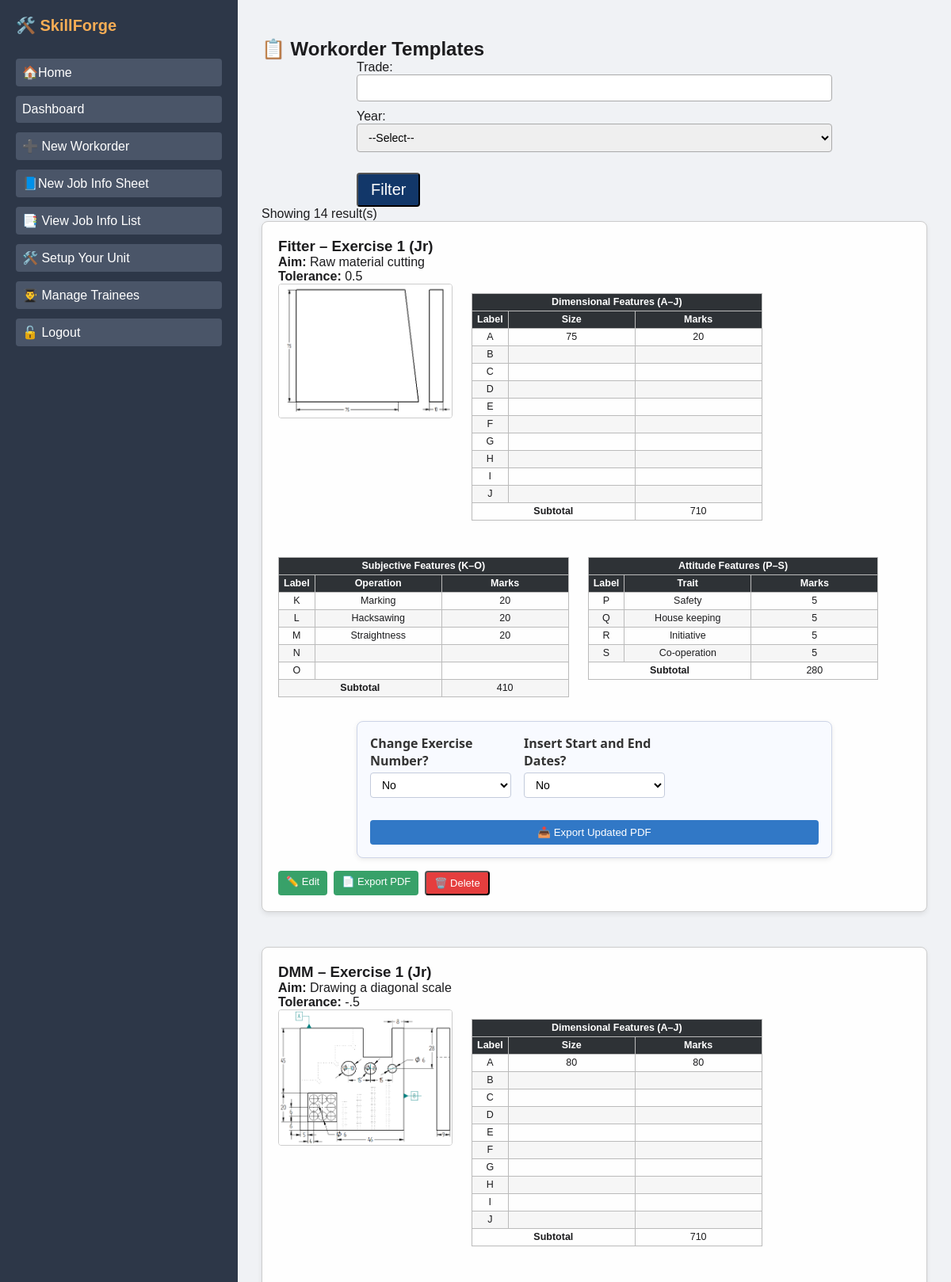
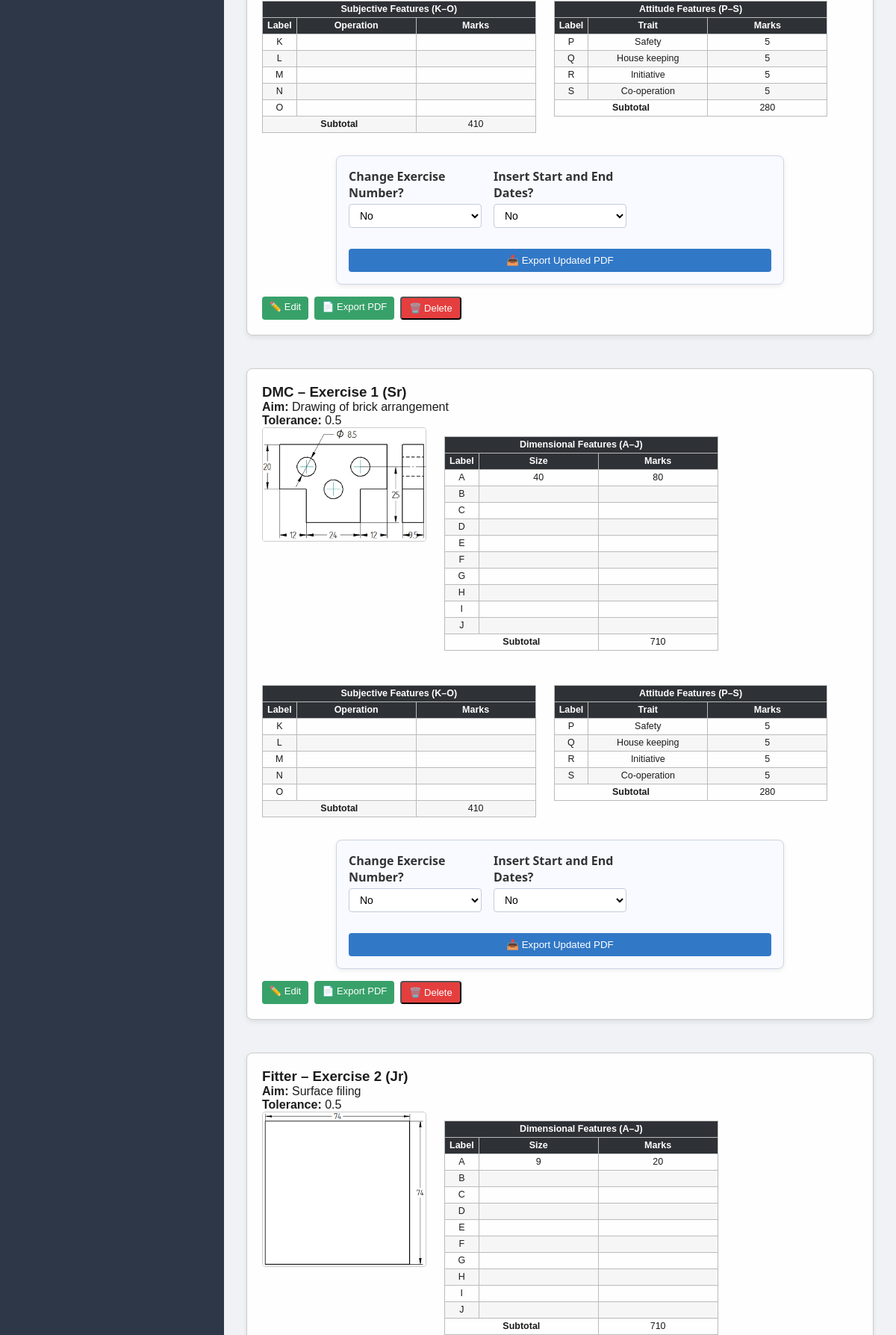
The page /admin/workorders (signed in, upper part) on the database its author committed (2 pictures, top to bottom).
### models.py (models this page shows)
class WorkorderTemplate(db.Model):
    __tablename__ = 'workorder_template'
    __table_args__ = (
        db.UniqueConstraint('trade', 'year', 'exercise_no', 'job_image', name='uq_trade_year_exercise_aim'),
    )
    id = db.Column(db.Integer, primary_key=True)
    trade = db.Column(db.String(100), nullable=False)
    year = db.Column(db.String(10), nullable=False)  # e.g., Jr or Sr
    exercise_no = db.Column(db.String(2), nullable=False)
    aim = db.Column(db.String(255), nullable=False)
    job_image = db.Column(db.String(255), nullable=True)
    common_tolerance = db.Column(db.String(20), nullable=False)
    job_image = db.Column(db.String(255))
    dimensional_features = db.relationship('DimensionalFeature', backref='workorder', lazy=True)
    subjective_features = db.relationship('SubjectiveFeature', backref='workorder', lazy=True)
    attitude_features = db.relationship('AttitudeFeature', backref='workorder', lazy=True)

class DimensionalFeature(db.Model):
    id = db.Column(db.Integer, primary_key=True)
    label = db.Column(db.String(2))
    size = db.Column(db.String(50))
    marks = db.Column(db.Integer)
    workorder_id = db.Column(db.Integer, db.ForeignKey('workorder_template.id'))

class SubjectiveFeature(db.Model):
    id = db.Column(db.Integer, primary_key=True)
    label = db.Column(db.String(2))
    operation = db.Column(db.String(100))
    marks = db.Column(db.Integer)
    workorder_id = db.Column(db.Integer, db.ForeignKey('workorder_template.id'))

class AttitudeFeature(db.Model):
    id = db.Column(db.Integer, primary_key=True)
    label = db.Column(db.String(2))
    trait = db.Column(db.String(100))
    marks = db.Column(db.Integer)
    workorder_id = db.Column(db.Integer, db.ForeignKey('workorder_template.id'))

### admin/routes.py (the view)
@admin_bp.route("/workorders")
@login_required # Requires user to be logged in.
def view_workorders():
    if not current_user.is_admin():
        flash("Access denied", "danger")
        return redirect(url_for("dashboard"))
    trade_filter = request.args.get("trade", "")
    year_filter = request.args.get("year", "")
    query = WorkorderTemplate.query
    if trade_filter:
        query = query.filter(WorkorderTemplate.trade.ilike(f"%{trade_filter}%"))
    if year_filter:
        query = query.filter_by(year=year_filter)
    workorders = query.order_by(WorkorderTemplate.exercise_no).all()
    return render_template("admin/workorder_list.html", templates=workorders)

### app.py (called while the page is built)
@login_manager.user_loader
def load_user(user_id):
    return User.query.get(int(user_id))

### models.py (called while the page is built)
    def is_admin(self):
        return self.role == "Admin"

### Templates/admin/workorder_list.html (shortened to what this page needs)
{% extends "base.html" %}
{% block content %}
<h2>📋 Workorder Templates</h2>
<form method="GET" class="form-inline mb-3" class="left-align-form">
  <label for="trade">Trade:</label>
  <input type="text" name="trade" id="trade" value="{{ request.args.get('trade', '') }}" class="form-control mx-2">
  <label for="year">Year:</label>
  <select name="year" id="year" class="form-control mx-2">
    <option value="">--Select--</option>
  </select>
  <button type="submit" class="btn btn-primary">Filter</button>
</form>
{% if templates %}
  <p>Showing {{ templates|length }} result(s)
  </p>
{% else %}
  <p><em>No workorders found for the selected criteria.</em></p>
{% endif %}
<div class="gallery-container">
  {% for work in templates %}
    <div class="workorder-card">
      <h3>{{ work.trade }} – Exercise {{ work.exercise_no }} ({{ work.year }})</h3>
      <p><strong>Aim:</strong> {{ work.aim }}</p>
      <p><strong>Tolerance:</strong> {{ work.common_tolerance }}</p>
      <div class="card-grid" style="display: flex; gap: 24px; align-items: flex-start; flex-wrap: wrap;">
        <div class="card-image">
          {% if work.job_image %}
            <img src="{{ url_for('static', filename='uploads/' ~ work.job_image) }}" alt="Job Image" style="max-width: 220px; border: 1px solid #ccc;">
          {% else %}
            <div class="image-placeholder">No image</div>
          {% endif %}
        </div>
        <div class="card-section">
          <table class="feature-table">
            <thead>
              <tr><th colspan="3">Dimensional Features (A–J)</th></tr>
              <tr><th>Label</th><th>Size</th><th class="marks-col">Marks</th></tr>
            </thead>
            <tbody>
              {% for label in "ABCDEFGHIJ" %}
                {% set f = (work.dimensional_features | selectattr('label', 'equalto', label) | first) %}
                <tr>
                  <td>{{ label }}</td>
                  <td>{{ f.size if f else '' }}</td>
                  <td class="marks-dim">{{ f.marks if f else '' }}</td>
                </tr>
              {% endfor %}
              <tr>
                <td colspan="2"><strong>Subtotal</strong></td>
                <td class="subtotal-dim"></td>
              </tr>
            </tbody>
          </table>
        </div>
        <div class="card-section">
          <table class="feature-table">
            <thead>
              <tr><th colspan="3">Subjective Features (K–O)</th></tr>
              <tr><th>Label</th><th>Operation</th><th clas="marks-col">Marks</th></tr>
            </thead>
            <tbody>
              {% for label in "KLMNO" %}
                {% set f = (work.subjective_features | selectattr('label', 'equalto', label) | first) %}
                <tr>
                  <td>{{ label }}</td>
                  <td>{{ f.operation if f else '' }}</td>
                  <td class="marks-subj">{{ f.marks if f else '' }}</td>
                </tr>
              {% endfor %}
              <tr>
                <td colspan="2"><strong>Subtotal</strong></td>
                <td class="subtotal-sub"></td>
              </tr>
            </tbody>
          </table>
        </div>
        <div class="card-section">
          <table class="feature-table">
            <thead>
              <tr><th colspan="3">Attitude Features (P–S)</th></tr>
              <tr><th>Label</th><th>Trait</th><th class="marks-col">Marks</th></tr>
            </thead>
            <tbody>
              {% for label in "PQRS" %}
                {% set f = (work.attitude_features | selectattr('label', 'equalto', label) | first) %}
                <tr>
                  <td>{{ label }}</td>
                  <td>{{ f.trait if f else '' }}</td>
                  <td class="marks-att">{{ f.marks if f else '' }}</td>
                </tr>
              {% endfor %}
              <tr>
                <td colspan="2"><strong>Subtotal</strong></td>
                <td class="subtotal-att"></td>
              </tr>
            </tbody>
          </table>
        </div>
      </div>
      <form method="POST" action="{{ url_for('admin.export_pdf', workorder_id=work.id) }}" target="_blank" class="export-form">
  <div>
    <label for="exercise_change_{{ work.id }}">Change Exercise Number?</label>
    <select name="exercise_change" id="exercise_change_{{ work.id }}" onchange="toggleDropdown('{{ work.id }}', this.value)">
      <option value="no">No</option>
    </select>
  </div>
  <div>
    <label for="insert_dates_{{ work.id }}">Insert Start and End Dates?</label>
    <select name="insert_dates" id="insert_dates_{{ work.id }}" onchange="toggleDateFields('{{ work.id }}', this.value)">
      <option value="no">No</option>
    </select>
  </div>
  <button type="submit">📥 Export Updated PDF</button>
</form>
      <div style="margin-top: 16px; display: flex; gap: 8px; flex-wrap: wrap;">
        <a href="{{ url_for('admin.edit_workorder', workorder_id=work.id) }}" class="edit-btn">✏️ Edit</a>
        <a href="{{ url_for('admin.export_pdf', workorder_id=work.id) }}" class="edit-btn" target="_blank">📄 Export PDF</a>
        <form action="{{ url_for('admin.delete_workorder', workorder_id=work.id) }}" method="POST" style="margin: 0;">
        <button type="submit" onclick="return confirm('Are you sure you want to delete this workorder?');" class="edit-btn danger-btn">🗑️ Delete</button>
        </form>
      </div>
    </div>
  {% endfor %}
</div>
{% endblock %}

### Templates/base.html (shortened to what this page needs)
<!DOCTYPE html>
<html lang="en">
<head>
  <link rel="stylesheet" href="{{ url_for('static', filename='CSS/style.css') }}">
  <link href="https://cdn.jsdelivr.net/npm/select2@4.1.0-rc.0/dist/css/select2.min.css" rel="stylesheet" />
</head>
<body>
  <p>Current Role: {{ current_user.role }}</p>
  <div class="sidebar">
    <h2>🛠️ SkillForge</h2>
    {% if current_user.is_authenticated and current_user.role in ['Admin'] %}
      {% if request.endpoint == 'dashboard' %}
        <a href="{{ url_for('home') }}">🏠 Home</a>
        <a href="{{ url_for('admin.design_workorder') }}">➕ New Workorder</a>
        <a href="{{ url_for('admin.view_workorders') }}">📋 View Workorders</a>
        <a href="{{ url_for('admin.job_info_sheet') }}">📘 New Job Info Sheet</a>
        <a href="{{ url_for('admin.job_info_list') }}">📑 View Job Info List</a>
        <a href="{{ url_for('trainer.setup_unit') }}">🛠️ Setup Your Unit</a>
        <a href="{{ url_for('trainer.manage_trainees') }}">👨‍🎓 Manage Trainees</a>
        <a href="{{ url_for('logout') }}">🔓 Logout</a>
      {% elif request.endpoint == 'admin.view_workorders' %}
        <a href="{{ url_for('home') }}">🏠Home</a>
        <a href="{{ url_for('dashboard') }}">Dashboard</a>
        <a href="{{ url_for('admin.design_workorder') }}">➕ New Workorder</a>
        <a href="{{ url_for('admin.job_info_sheet') }}">📘New Job Info Sheet</a>
        <a href="{{ url_for('admin.job_info_list') }}">📑 View Job Info List</a>
        <a href="{{ url_for('trainer.setup_unit') }}">🛠️ Setup Your Unit</a>
        <a href="{{ url_for('trainer.manage_trainees') }}">👨‍🎓 Manage Trainees</a>
        <a href="{{ url_for('logout') }}">🔓 Logout</a>
        {% endif %}
    {% endif %}
  </div>
  <div class="main-content">
    {% block content %}{% endblock %}
  </div>
</body>
</html>

### static/CSS/style.css (style rules this page uses)
:root { --primary: #2E3236; --secondary: #3286be; --accent: #123769; --bg: #F2F3F5; --text: #1C1C1E; }
* { box-sizing: border-box; margin: 0; padding: 0; }
body { font-family: "Segoe UI", sans-serif; background: var(--bg); color: var(--text); margin: 0; font-family: sans-serif; background-color: #f0f2f5; }
.btn { display: inline-block; background: var(--accent); color: #fff; padding: 0.5rem 1rem; border-radius: 4px; margin-top: 1rem; text-decoration: none; font-size: 20px; }
table { width: 100%; border-collapse: collapse; margin-top: 1rem; }
th, td { border: 1px solid var(--light, #4A4F54); padding: 0.5rem; text-align: left; }
th { background: var(--primary); color: #fff; }
.workorder-card { border: 1px solid #ccc; border-radius: 6px; padding: 16px; margin-bottom: 20px; background-color: #f9f9f9; }
table { width: 100%; border-collapse: collapse; margin-bottom: 10px; }
table th, table td { border: 1px solid #ccc; padding: 6px 10px; text-align: left; }
.edit-btn { display: inline-block; padding: 6px 10px; background-color: #e6b800; color: #000; border-radius: 4px; text-decoration: none; }
.gallery-container { display: flex; flex-direction: column; gap: 24px; }
.workorder-card { background: #fefefe; border-radius: 8px; box-shadow: 0 3px 6px rgba(0,0,0,0.08); padding: 20px; }
.card-grid { display: flex; gap: 20px; align-items: flex-start; }
.card-image img { max-width: 420px; width: auto; height: auto; border-radius: 4px; object-fit: contain; border: 1px solid #ddd; }
.feature-table { width: auto; border-collapse: collapse; font-size: 12.5px; line-height: 1.2; margin-top: 12px; }
.feature-table th, .feature-table td { border: 1px solid #bbb; padding: 3px 6px; text-align: center; white-space: nowrap; }
.feature-table th:nth-child(1), .feature-table td:nth-child(1) { width: 40px; }
.feature-table th:nth-child(2), .feature-table td:nth-child(2) { width: 160px; }
.feature-table th:nth-child(3), .feature-table td:nth-child(3) { width: 60px; }
.feature-table thead tr:first-child { background-color: #d2e3f3; color: #1f2d3b; font-weight: bold; }
.feature-table thead tr:nth-child(2) { background-color: #ebeff3; color: #1f2d3b; }
.feature-table tbody tr:nth-child(even) { background-color: #f6f6f6; }
.form-control, .form-control-file { width: 100%; padding: 6px; margin-bottom: 10px; font-size: 14px; border: 1px solid #aaa; border-radius: 4px; box-sizing: border-box; }
form { max-width: 600px; margin: 0 auto; }
.form-control, .form-control-file { width: 100%; padding: 8px 10px; font-size: 14px; }
.sidebar { position: fixed; top: 0; left: 0; width: 220px; height: 100%; background-color: #2d3748; color: white; padding: 20px; }
.sidebar h2 { font-size: 20px; color: #f6ad55; margin-bottom: 30px; }
.sidebar a { display: block; color: white; text-decoration: none; margin: 12px 0; padding: 8px; border-radius: 4px; background-color: #4a5568; }
.main-content { margin-left: 240px; padding: 30px; }
.marks-col { width: 10px; text-align: center; }
.edit-btn { display: inline-block; padding: 6px 10px; font-size: 13px; border-radius: 4px; text-decoration: none; color: white; transition: background-color 0.2s ease-in-out; }
.edit-btn.danger-btn { background-color: #e53e3e; }
.edit-btn:not(.danger-btn):not(.link-btn) { background-color: #38a169; }
.export-form { background-color: #f9fbff; border: 1px solid #d0dbe8; border-radius: 8px; padding: 16px; margin-top: 20px; box-shadow: 0 2px 6px rgba(0,0,0,0.08); font-family: 'Segoe UI', sans-serif; max-width: 320px; }
.export-form { display: grid; grid-template-columns: repeat(auto-fit, minmax(140px, 1fr)); gap: 16px; background-color: #f8faff; padding: 16px; border: 1px solid #cdd4e7; border-radius: 8px; max-width: 600px; font-family: 'Segoe UI', sans-serif; }
.export-form label { display: block; font-weight: 600; margin-bottom: 4px; color: #333; }
.export-form select, .export-form input[type="date"] { width: 100%; padding: 6px 10px; font-size: 14px; border: 1px solid #c3cbdc; border-radius: 4px; background-color: #fff; }
.export-form button { grid-column: 1 / -1; background-color: #3178c6; color: #fff; border: none; padding: 8px 12px; border-radius: 4px; cursor: pointer; margin-top: 12px; transition: background-color 0.3s ease-in-out; }

### rows shown on the page
WorkorderTemplate: trade "Fitter", exercise_no "1", year "Jr", aim "Raw material cutting", common_tolerance "0.5", job_image (picture), label "A" "B" "C" "D" "E" "F" "G" "H" "I" "J", label "K" "L" "M" "N" "O", label "P" "Q" "R" "S", exercise_change "No", insert_dates "No"
DimensionalFeature: size "75", marks "20"
SubjectiveFeature: operation "Marking", marks "20"
SubjectiveFeature: operation "Hacksawing", marks "20"
SubjectiveFeature: operation "Straightness", marks "20"
AttitudeFeature: trait "Safety", marks "5"
AttitudeFeature: trait "House keeping", marks "5"
AttitudeFeature: trait "Initiative", marks "5"
AttitudeFeature: trait "Co-operation", marks "5"
WorkorderTemplate: trade "DMM", exercise_no "1", year "Jr", aim "Drawing a diagonal scale", common_tolerance "-.5", job_image (picture), label "A" "B" "C" "D" "E" "F" "G" "H" "I" "J", label "K" "L" "M" "N" "O", label "P" "Q" "R" "S", exercise_change "No", insert_dates "No"
DimensionalFeature: size "80", marks "80"
AttitudeFeature: trait "Safety", marks "5"
AttitudeFeature: trait "House keeping", marks "5"
AttitudeFeature: trait "Initiative", marks "5"
AttitudeFeature: trait "Co-operation", marks "5"
WorkorderTemplate: trade "DMC", exercise_no "1", year "Sr", aim "Drawing of brick arrangement", common_tolerance "0.5", job_image (picture), label "A" "B" "C" "D" "E" "F" "G" "H" "I" "J", label "K" "L" "M" "N" "O", label "P" "Q" "R" "S", exercise_change "No", insert_dates "No"
DimensionalFeature: size "40", marks "80"
AttitudeFeature: trait "Safety", marks "5"
AttitudeFeature: trait "House keeping", marks "5"
AttitudeFeature: trait "Initiative", marks "5"
AttitudeFeature: trait "Co-operation", marks "5"
WorkorderTemplate: trade "Fitter", exercise_no "2", year "Jr", aim "Surface filing", common_tolerance "0.5", job_image (picture), label "A" "B" "C" "D" "E" "F" "G" "H" "I" "J"
DimensionalFeature: size "9", marks "20"

### other values the page prints
{{ templates|length }} "14"
